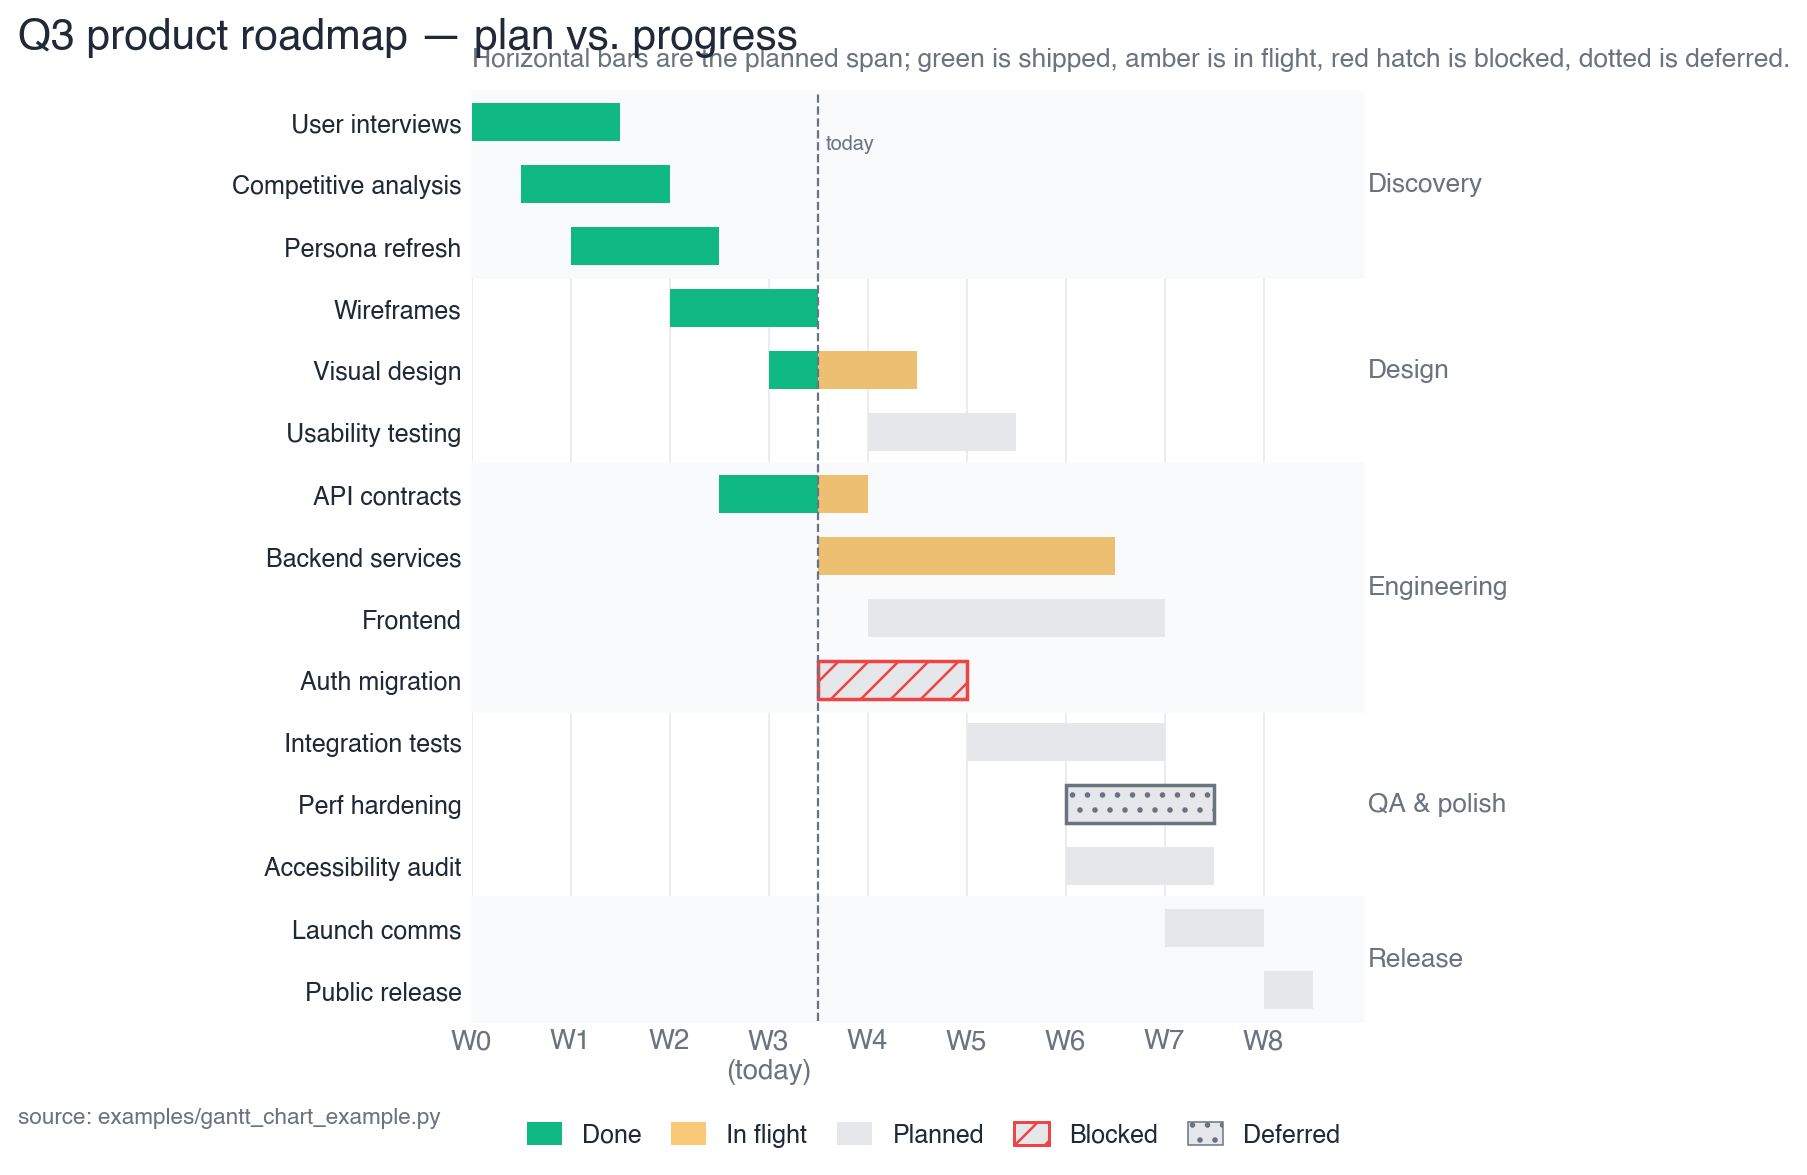

Recreate this plot in Python.
"""Gantt chart example — flat / modern / lab-style schedule chart.

Demonstrates the skill's Gantt primitives:

  - ``GanttTask`` — dataclass holding one row's data (label, planned
    span, done span, status, category).
  - ``gantt_bar`` — three-layer bar: planned background (gray), done
    overlay (emerald), remaining overlay coloured/hatched by status
    (in-flight amber, blocked red hatch, deferred dotted).
  - ``today_line`` — vertical reference line for "now".

The figure itself shows a hypothetical Q3 product roadmap so the
chart reads as a generic schedule, not a specific project — but the
structure is exactly the same as the real-world version that
motivated the primitive (a per-session roadmap of code-modernization
tasks across categories).

Style conventions exercised:
  - Tasks are grouped by ``category``; categories alternate with a
    light row-band shading so the eye can find category boundaries
    without explicit lines.
  - Category labels sit at the right margin, vertically centred on
    each category's row band.
  - X-axis labels are sessions / sprints (any monotonic numeric
    axis works — pass dates encoded as floats if you want a real
    timeline).
  - Y-axis grid is OFF; only the vertical (X-axis) grid is on, in
    ``GRID`` colour — per the user-global figure rules.
  - Today line is dashed ``SUBTLE`` with a small "today" annotation.
  - Legend at the bottom shows the four status patches.

Outputs:
    gantt_chart_example.svg
    gantt_chart_example.png
"""
from __future__ import annotations
import re
import sys
from pathlib import Path

import matplotlib
matplotlib.use("Agg")

_SKILL = Path(__file__).resolve().parents[1] / "python"
sys.path.insert(0, str(_SKILL))

import matplotlib.pyplot as plt  # noqa: E402
import matplotlib.patches as mpatches  # noqa: E402

from pavlab_arch import palette as P  # noqa: E402
from pavlab_arch.primitives import GanttTask, gantt_bar, today_line  # noqa: E402
from pavlab_arch.style import apply_rcparams  # noqa: E402


# ---------------------------------------------------------------- data
TODAY_X = 3.5

TASKS: list[GanttTask] = [
    # Discovery
    GanttTask("User interviews",        0.0, 1.5, 1.5, "done",     "Discovery"),
    GanttTask("Competitive analysis",   0.5, 2.0, 2.0, "done",     "Discovery"),
    GanttTask("Persona refresh",        1.0, 2.5, 2.5, "done",     "Discovery"),

    # Design
    GanttTask("Wireframes",             2.0, 3.5, 3.5, "done",     "Design"),
    GanttTask("Visual design",          3.0, 4.5, 3.5, "inflight", "Design"),
    GanttTask("Usability testing",      4.0, 5.5, 0.0, "planned",  "Design"),

    # Engineering
    GanttTask("API contracts",          2.5, 4.0, 3.5, "inflight", "Engineering"),
    GanttTask("Backend services",       3.5, 6.5, 3.5, "inflight", "Engineering"),
    GanttTask("Frontend",               4.0, 7.0, 0.0, "planned",  "Engineering"),
    GanttTask("Auth migration",         3.5, 5.0, 0.0, "blocked",  "Engineering",
              note="Blocked on infra"),

    # QA & polish
    GanttTask("Integration tests",      5.0, 7.0, 0.0, "planned",  "QA & polish"),
    GanttTask("Perf hardening",         6.0, 7.5, 0.0, "deferred", "QA & polish"),
    GanttTask("Accessibility audit",    6.0, 7.5, 0.0, "planned",  "QA & polish"),

    # Release
    GanttTask("Launch comms",           7.0, 8.0, 0.0, "planned",  "Release"),
    GanttTask("Public release",         8.0, 8.5, 0.0, "planned",  "Release"),
]

X_TICKS = [0, 1, 2, 3, 4, 5, 6, 7, 8]
X_LABELS = ["W0", "W1", "W2", "W3\n(today)", "W4", "W5", "W6", "W7", "W8"]
X_MAX = 9.0


def render() -> tuple[Path, Path]:
    apply_rcparams()

    n = len(TASKS)
    fig_h = max(5.5, 0.30 * n + 1.8)
    fig, ax = plt.subplots(figsize=(9.0, fig_h))

    # Bars bottom-up so the FIRST task in the list ends up at the TOP.
    rev = list(reversed(TASKS))
    for i, t in enumerate(rev):
        gantt_bar(ax, i,
                  plan_start=t.plan_start, plan_end=t.plan_end,
                  done_end=t.done_end, status=t.status)

    # Y-axis labels
    ax.set_yticks(list(range(n)))
    ax.set_yticklabels([t.label for t in rev], fontsize=10.0, color=P.TEXT)
    ax.tick_params(axis="y", length=0, pad=4)

    # Category bands + right-margin category labels
    cat_ranges: list[tuple[str, int, int]] = []
    cur_cat = rev[0].category
    cur_lo = 0
    for i in range(1, len(rev)):
        if rev[i].category != cur_cat:
            cat_ranges.append((cur_cat, cur_lo, i - 1))
            cur_cat = rev[i].category
            cur_lo = i
    cat_ranges.append((cur_cat, cur_lo, len(rev) - 1))

    for idx, (cat, lo, hi) in enumerate(cat_ranges):
        if idx % 2 == 0:
            ax.axhspan(lo - 0.5, hi + 0.5, color=P.SOFT_BG, zorder=1)
        ax.text(X_MAX + 0.05, (lo + hi) / 2.0, cat,
                fontsize=10.5, color=P.SUBTLE,
                va="center", ha="left")

    # X-axis ticks
    ax.set_xlim(0, X_MAX)
    ax.set_ylim(-0.5, n - 0.5)
    ax.set_xticks(X_TICKS)
    ax.set_xticklabels(X_LABELS, fontsize=11.0, color=P.SUBTLE)
    ax.tick_params(axis="x", length=0, pad=3)

    # Y-grid off, X-grid on (per lab style)
    ax.yaxis.grid(False)
    ax.xaxis.grid(True, color=P.GRID, linewidth=0.6, zorder=0)
    ax.set_axisbelow(True)
    for spine in ax.spines.values():
        spine.set_visible(False)

    # Today reference line
    today_line(ax, TODAY_X, label="today")

    # Title + subtitle
    fig.suptitle("Q3 product roadmap — plan vs. progress",
                 x=0.02, y=0.985,
                 ha="left", fontsize=17, fontweight="normal", color=P.TEXT)
    ax.set_title(
        "Horizontal bars are the planned span; green is shipped, amber is in flight, "
        "red hatch is blocked, dotted is deferred.",
        fontsize=10.5, color=P.SUBTLE, loc="left", pad=10,
    )

    # Legend at the bottom
    legend_handles = [
        mpatches.Patch(facecolor=P.ACCENT_2,                        label="Done"),
        mpatches.Patch(facecolor=P.ACCENT_3, alpha=0.55,            label="In flight"),
        mpatches.Patch(facecolor=P.GRID,                            label="Planned"),
        mpatches.Patch(facecolor=P.GRID, edgecolor=P.ACCENT_4,
                       hatch="//", linewidth=1.2,                   label="Blocked"),
        mpatches.Patch(facecolor=P.GRID, edgecolor=P.SUBTLE,
                       hatch="..", linewidth=0.6,                   label="Deferred"),
    ]
    leg = ax.legend(handles=legend_handles, loc="lower right",
                    bbox_to_anchor=(1.0, -0.16),
                    ncol=5, frameon=False, fontsize=10,
                    handlelength=1.4, handleheight=1.0,
                    columnspacing=1.2)
    for txt in leg.get_texts():
        txt.set_color(P.TEXT)

    # Source caption
    fig.text(0.02, 0.005,
             "source: examples/gantt_chart_example.py",
             fontsize=9.0, color=P.SUBTLE, ha="left", va="bottom")

    fig.subplots_adjust(left=0.30, right=0.85, top=0.92, bottom=0.10)

    # Strip clipPath wrappers for clean Illustrator round-trip.
    ax.set_clip_on(False)
    for a in (list(ax.patches) + list(ax.lines) + list(ax.texts)
              + list(ax.collections) + list(ax.images)):
        a.set_clip_on(False)

    out = Path(__file__).resolve().parent
    svg_path = out / "gantt_chart_example.svg"
    png_path = out / "gantt_chart_example.png"
    fig.savefig(svg_path, format="svg", bbox_inches="tight", facecolor="white")
    fig.savefig(png_path, format="png", dpi=180, bbox_inches="tight", facecolor="white")
    plt.close(fig)

    # Post-process: matplotlib's SVG backend emits <clipPath> wrappers
    # for legend / colorbar / inset-axes artists regardless of
    # set_clip_on(False) at the main-axes level. Strip them with a
    # regex pass so the SVG round-trips cleanly through Illustrator's
    # Tiny SVG import (which would otherwise drop the clipping and
    # warn).
    text = svg_path.read_text(encoding="utf-8")
    text = re.sub(r' clip-path="url\(#[^"]+\)"', "", text)
    text = re.sub(r"<clipPath[^>]*>.*?</clipPath>", "", text, flags=re.S)
    svg_path.write_text(text, encoding="utf-8")

    return svg_path, png_path


def main() -> int:
    svg, png = render()
    print(f"wrote {svg}")
    print(f"wrote {png}")
    return 0


if __name__ == "__main__":
    sys.exit(main())
